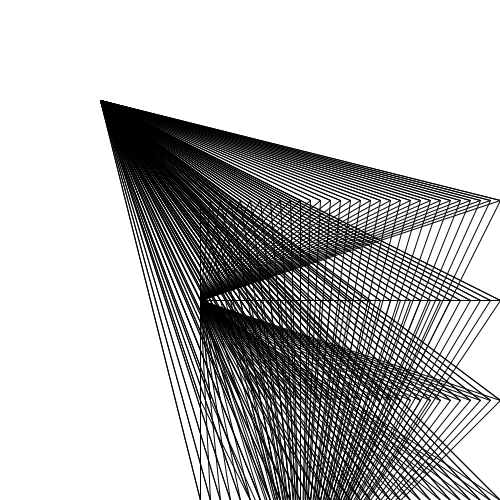
Frame 1 (no input)
Frame 60 (the mouse pressed at the canvas centre just before this capture): identical to frame 1, image omitted
Frame 120 (the mouse held since frame 60 and released just before this capture): identical to frame 1, image omitted

The Processing sketch that drew this single still picture (run headless with seeded random() and noise(); from frame 60 on, the mouse is pressed at the canvas centre):

// Processing sketch: processing_60612
// ── processing_60612.pde

void setup(){
  size (500, 500);
  smooth();
}
 
void draw(){
  background(255);
   
  for(int i = 200; i <= height; i = i + 10){
    for(int j = 200; j<= width; j = j + 100){
      
      line(i, j, 200, 300);
      line(i, j, 300, 600);
      line(i, j, 100, 100);
 
line(i, j, 100, 100);
 
}
}
 
 
}
